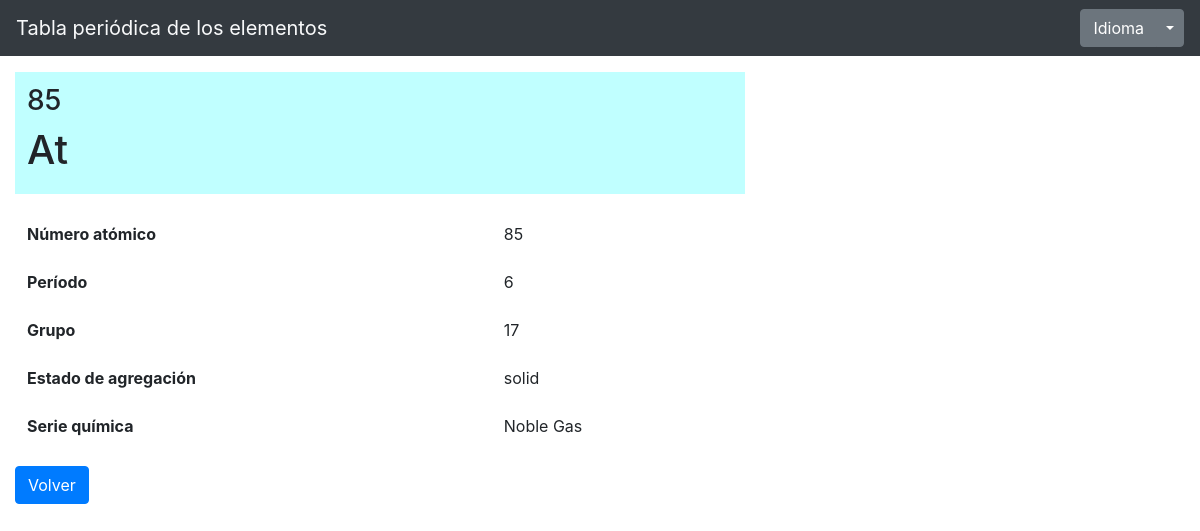
The app's page /element/85/, older data.
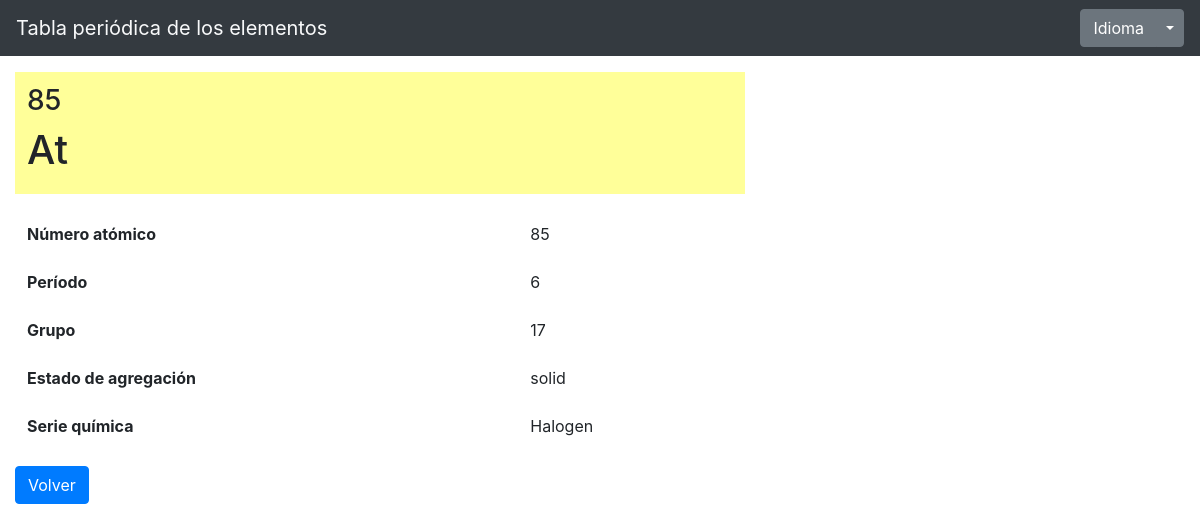
The same page, newer data.
### periodictable/models.py (models this page shows)
class ChemElement(models.Model):
    atomic_number = models.IntegerField(default=0)
    name = models.CharField(max_length=200)
    symbol = models.CharField(max_length=2, unique=True)
    period = models.IntegerField(default=0)
    group = models.IntegerField(default=0)
    phase = models.CharField(max_length=100,default="")
    elem_type = models.CharField(max_length=200,default="")
    de_name = models.CharField(max_length=200,default="")
    en_name = models.CharField(max_length=200,default="")
    es_name = models.CharField(max_length=200,default="")
    fr_name = models.CharField(max_length=200,default="")
    it_name = models.CharField(max_length=200,default="")
    pt_name = models.CharField(max_length=200,default="")

### periodictable/views.py (the view)
# urls.py: path('element/<int:element_id>/', views.detail, name='detail'),
def detail(request, element_id):
    curr_lang = translation.get_language()
    element = ChemElement.objects.get(atomic_number=element_id)
    element.name = vars(element)[curr_lang+"_name"]
    context = {
        'element': element,
        'type_colors': {
            'Actinide': '#ff99cc',
            'Alkali Metal': '#ff6666',
            'Alkaline Earth Metal': '#ffdead',
            'Halogen': '#ffff99',
            'Lanthanide': '#ffbfff',
            'Metal': '#ffcc66',
            'Metalloid': '#d0a9f5',
            'Noble Gas': '#c0ffff',
            'Nonmetal': '#a0ffa0',
            'Transactinide': '#81f7be',
            'Transition Metal': '#81f7be',
        },
    }
    return render(request,'periodictable/detail.html',context)

### periodictable/templatetags/dicthash.py (called while the page is built)
@register.filter(name='hash')
def hash(h, key):
    return h[key]

### periodictable/templates/periodictable/detail.html (shortened to what this page needs)
{% extends 'periodictable/base.html' %}
{% load dicthash %}
{% load i18n %}
{% block content %}
    <table class="table table-borderless" style="background-color: {{ type_colors|hash:element.elem_type }};">
      <tbody>
        <tr>
          <td>
            <h3>{{ element.atomic_number }}</h3>
            <h1>{{ element.symbol }}</h1>
          </td>
        </tr>
      </tbody>
    </table>
    <table class="table table-borderless">
      <tbody>
          <tr>
            <td><b>{% translate "label_atomic_number" %}</b></td>
            <td>{{ element.atomic_number }}</td>
          </tr>
          <tr>
            <td><b>{% translate "label_period" %}</b></td>
            <td>{{ element.period }}</td>
          </tr>
          <tr>
            <td><b>{% translate "label_group" %}</b></td>
            <td>{{ element.group }}</td>
          </tr>
          <tr>
            <td><b>{% translate "label_phase" %}</b></td>
            <td>{{ element.phase }}</td>
          </tr>
          <tr>
            <td><b>{% translate "label_type" %}</b></td>
            <td>{{ element.elem_type }}</td>
          </tr>
      </tbody>
    </table>
    <a href="{% url 'periodictable:index' %}" class="btn btn-primary">{% translate "go_back" %}</a>
{% endblock %}

### periodictable/templates/periodictable/base.html (shortened to what this page needs)
{% load static %}
{% load i18n %}
<!doctype html>
<html lang="en">
  <head>
    <link rel="stylesheet" href="{% static 'css/bootstrap.min.css' %}">
    <link rel="stylesheet" href="{% static 'css/bootstrap-extension.min.css' %}">
  </head>
  <body>
    <div class="container">
      <nav class="navbar fixed-top text-light bg-dark">
        <span class="navbar-brand" ">{% translate "periodic_table_title" %}</span>
        <div class="btn-group">
          <button type="button" class="btn btn-secondary">{% translate "display_language"%}</button>
          <button type="button" class="btn btn-secondary dropdown-toggle dropdown-toggle-split" data-toggle="dropdown" aria-haspopup="true" aria-expanded="false">
          </button>
        </div>
      </nav>
    </div>
    <div class="content container ml-0 container-fluid">
        <br><br><br>
        <div class="row">
            <div class="col-md-8">
                {% block content %}
                {% endblock %}
            </div>
        </div>
      </div>
  </body>
</html>

Row changes from the older to the newer data that the page shows:
changed ChemElement "At": elem_type "Noble Gas" → "Halogen"
